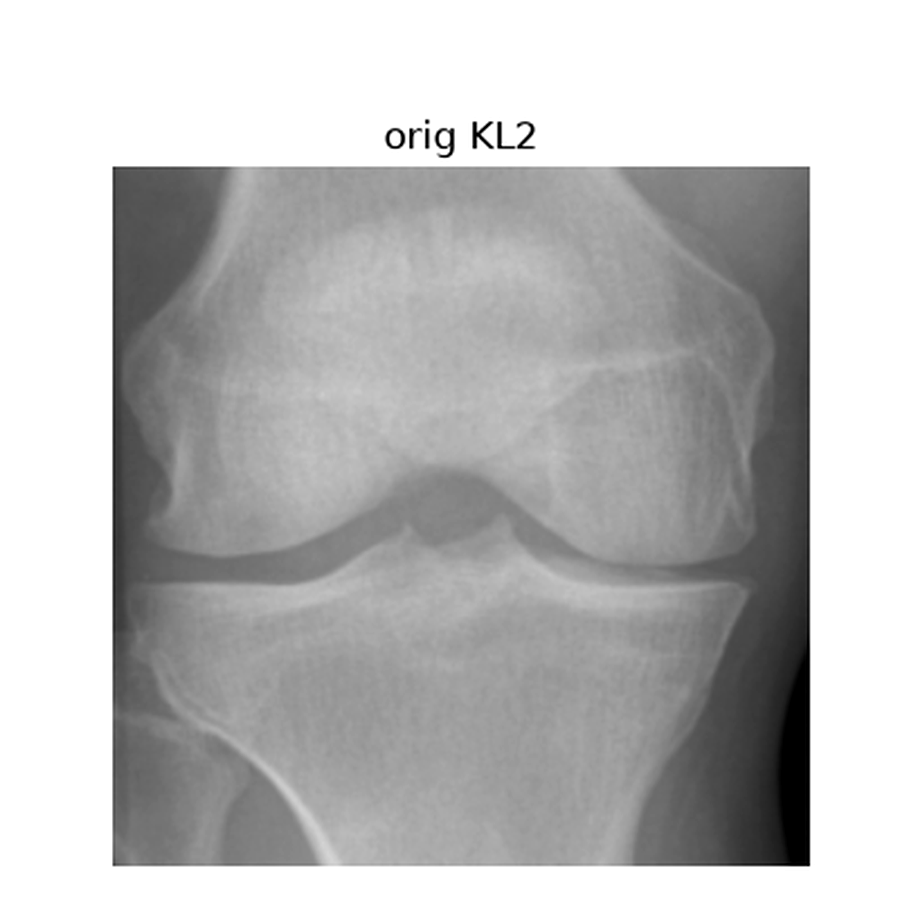
#> input picture gradcam/bg_knee.png, 900 x 900 px, given as the content of the folder data/train/0, which was not available
$ python crop.py
#> lines starting #> are read from the running program, lines starting #| are printed output that depends on the picture
import argparse
import random
from pathlib import Path

from PIL import Image, ImageDraw

BOX = (0.06, 0.10, 0.94, 0.92)


def crop_box(size):
    w, h = size
    l, t, r, b = BOX
    return (round(l * w), round(t * h), round(r * w), round(b * h))


def crop(img):
    return img.crop(crop_box(img.size))


def sample(root, n=2, seed=0, kl_all="01234"):
    rng = random.Random(seed)
    items = []
    for kl in kl_all:
        fs = sorted(Path(root, kl).glob("*.png"))
        items += [(kl, p) for p in rng.sample(fs, min(n, len(fs)))]
    return items


def make_sheet(items, out, cell=224, pad=8):
#> called with out = 'gradcam/qc_crop_pair.png', cell = 224, pad = 8
    w = cell * 2 + pad * 3
    h = len(items) * cell + (len(items) + 1) * pad
    canvas = Image.new("RGB", (w, h), (24, 24, 24))
#> canvas: PIL image 472x1168 RGB; every value is 24
    d = ImageDraw.Draw(canvas)
    for i, (kl, p) in enumerate(items):
        src = Image.open(p).convert("RGB")
        y = pad + i * (cell + pad)
        canvas.paste(src, (pad, y))
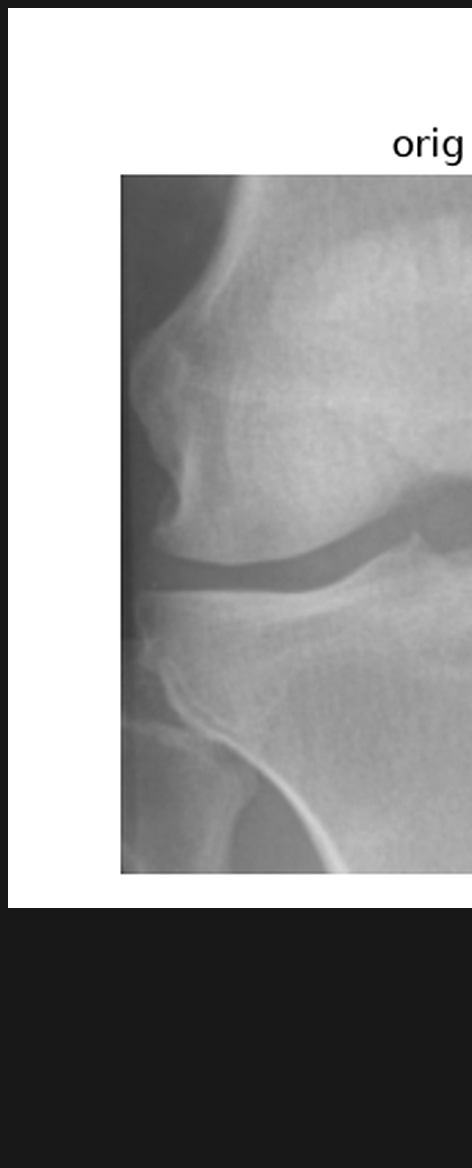
#> canvas: PIL image 472x1168 RGB; min 0, max 255, mean 151
        l, t, r, b = crop_box(src.size)
#> l = 54; t = 90; r = 846; b = 828
        d.rectangle((pad + l, y + t, pad + r, y + b), outline=(0, 200, 255))
        c = crop(src)
#> in crop, `return img.crop(crop_box(img.size))`:
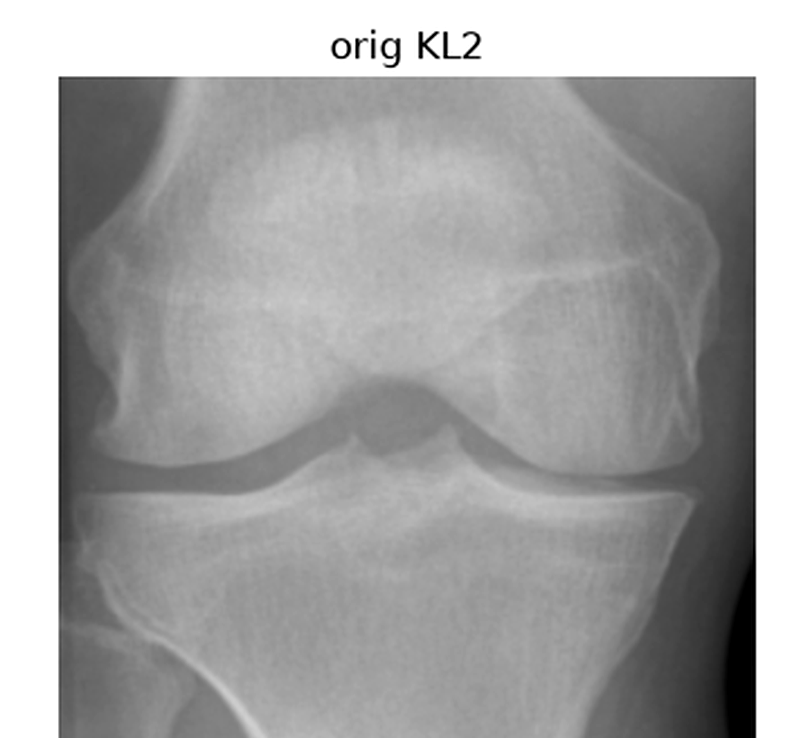
#> returned value: PIL image 792x738 RGB; min 0, max 255, mean 164.9
        x = pad * 2 + cell + (cell - c.width) // 2
#> x = -44
        canvas.paste(c, (x, y + (cell - c.height) // 2))
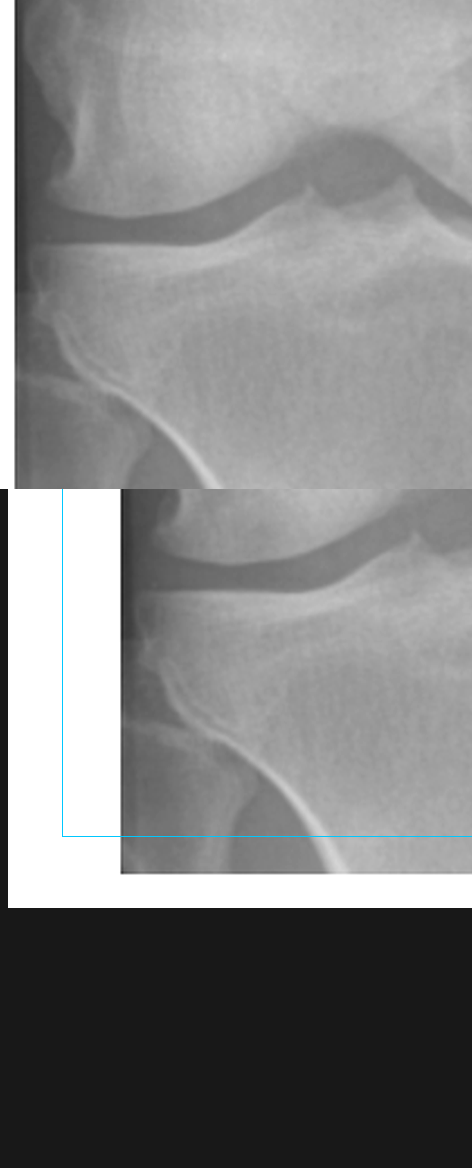
#> canvas: PIL image 472x1168 RGB; mean R, G, B 133.2, 133.5, 133.6
        d.text((pad + 5, y + 5), f"KL{kl}", fill=(255, 90, 90))
    canvas.save(out)
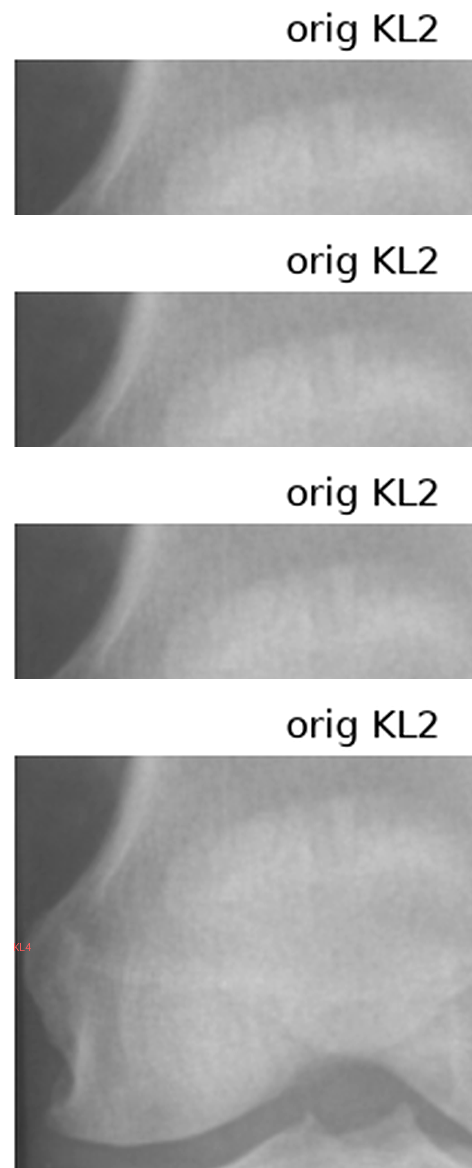
#> saved as qc_crop_pair.png: PIL image 472x1168 RGB; mean R, G, B 178, 178, 178
    print("saved", out, canvas.size)
#| saved gradcam/qc_crop_pair.png (472, 1168)


def apply_tree(src_root, dst_root):
    n = 0
    for p in sorted(src_root.glob("*/*.png")):
        dst = dst_root / p.parent.name / p.name
        dst.parent.mkdir(parents=True, exist_ok=True)
        crop(Image.open(p).convert("RGB")).save(dst)
        n += 1
    return n


def main():
    ap = argparse.ArgumentParser()
    ap.add_argument("cmd", choices=["qc", "apply"], nargs="?", default="qc")
    ap.add_argument("--root", default="data/train")
    ap.add_argument("--src", default="data")
    ap.add_argument("--dst", default="data_crop")
    ap.add_argument("--n", type=int, default=2)
    ap.add_argument("--seed", type=int, default=0)
    ap.add_argument("--kl", default="01234")
    ap.add_argument("--out", default="gradcam/qc_crop_pair.png")
    args = ap.parse_args()
    if args.cmd == "qc":
        make_sheet(sample(args.root, args.n, args.seed, args.kl), args.out)
    elif args.cmd == "apply":
        total = 0
        for split in ["train", "val", "test", "auto_test"]:
            total += apply_tree(Path(args.src) / split, Path(args.dst) / split)
        print("cropped", total, "->", args.dst)


if __name__ == "__main__":
    main()
